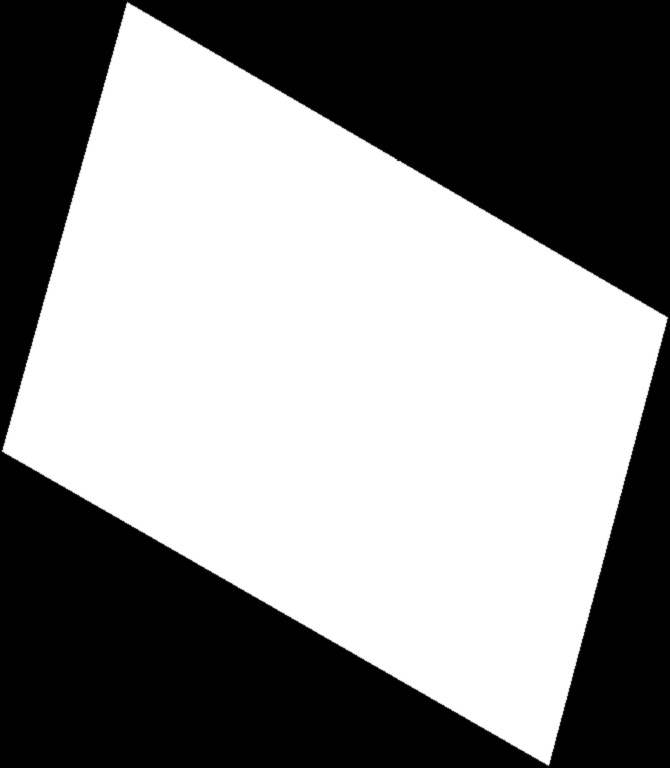
#> input picture tools/showcase-masks/laptop.png, 670 x 768 px, found by its file name; its folder holds only this picture in this run
$ python make-template-pictures.py TEMPLATE_ID laptop.png phone.png
#> lines starting #> are read from the running program, lines starting #| are printed output that depends on the picture
#!/usr/bin/env python3
"""Makes the pictures that show a template on Studio's public pages.

From two screenshots of the template's home page it writes, into
public/images/templates/TEMPLATE_ID/ and public/images/showcase/:

  card.webp                    the top of the page (its hero section), for the
                               shop's cards and the template's page
  showcase/ID-laptop.webp      the same screenshot tilted onto the landing
  showcase/ID-phone.webp       page's laptop and phone

The laptop and phone on the landing page are photos taken from an angle
(public/images/showcase/macbook-frame.webp and iphone-frame.webp, the same
ones migsflow.com uses), so the screenshot is tilted to the same angle and
trimmed to the shape of the glass.

You need two screenshots of the template's home page, from its live preview:
  - laptop: 1440 x 900 pixels
  - phone:   390 x 844 pixels

Then, in Terminal, from the MigsFlow_Studio folder:

  python3 tools/make-template-pictures.py TEMPLATE_ID laptop.png phone.png

For example:

  python3 tools/make-template-pictures.py moving-easy ~/Desktop/laptop.png ~/Desktop/phone.png

To show it on the landing page's laptop, add the id to lib/showcase.ts.

Needs the Pillow and numpy packages (pip3 install pillow numpy).
"""
import sys
from pathlib import Path

import numpy as np
from PIL import Image

ROOT = Path(__file__).resolve().parent.parent

# For each device: the size of the finished picture, and where the four
# corners of the screenshot land in it (top-left, top-right, bottom-right,
# bottom-left). Measured from the pictures made for migsflow.com.
DEVICES = {
    "laptop": {"size": (670, 768), "corners": [(126.9, 2.2), (666.9, 317.2), (548.0, 764.8), (2.1, 450.8)]},
    "phone": {"size": (161, 451), "corners": [(2.1, 88.1), (158.0, -1.7), (157.9, 362.7), (2.0, 452.8)]},
}

# Work at 3x and shrink at the end: it keeps small text and edges smooth.
SCALE = 3


def tilt_numbers(corners, width, height):
    """The 8 numbers Pillow needs to map each output pixel back to the screenshot."""
    source = [(0, 0), (width, 0), (width, height), (0, height)]
    rows, values = [], []
    for (x, y), (u, v) in zip(corners, source):
        rows.append([x, y, 1, 0, 0, 0, -u * x, -u * y])
        rows.append([0, 0, 0, x, y, 1, -v * x, -v * y])
        values += [u, v]
    return np.linalg.solve(np.array(rows, dtype=float), np.array(values, dtype=float)).tolist()


def make(kind, screenshot_path, out_path):
    device = DEVICES[kind]
    width, height = device["size"]
    shot = Image.open(screenshot_path).convert("RGB")
    big = (width * SCALE, height * SCALE)
    corners = [(x * SCALE, y * SCALE) for x, y in device["corners"]]
    tilted = shot.transform(big, Image.Transform.PERSPECTIVE, tilt_numbers(corners, *shot.size), Image.Resampling.BICUBIC)
    tilted = tilted.resize((width, height), Image.Resampling.LANCZOS).convert("RGBA")
    # The mask is the exact shape of the device's glass: white where the screen shows.
    tilted.putalpha(Image.open(ROOT / "tools" / "showcase-masks" / f"{kind}.png").convert("L"))
    tilted.save(out_path, "WEBP", quality=86, method=6)
    print("wrote", out_path.relative_to(ROOT))


def make_card(screenshot_path, out_path):
    """The top of the page at 16:10 (the shape of the shop's cards), 1200 pixels wide."""
#> called with screenshot_path = 'laptop.png'
    shot = Image.open(screenshot_path).convert("RGB")
    width = shot.width
#> width = 670
    card = shot.crop((0, 0, width, round(width * 10 / 16))).resize((1200, 750), Image.Resampling.LANCZOS)
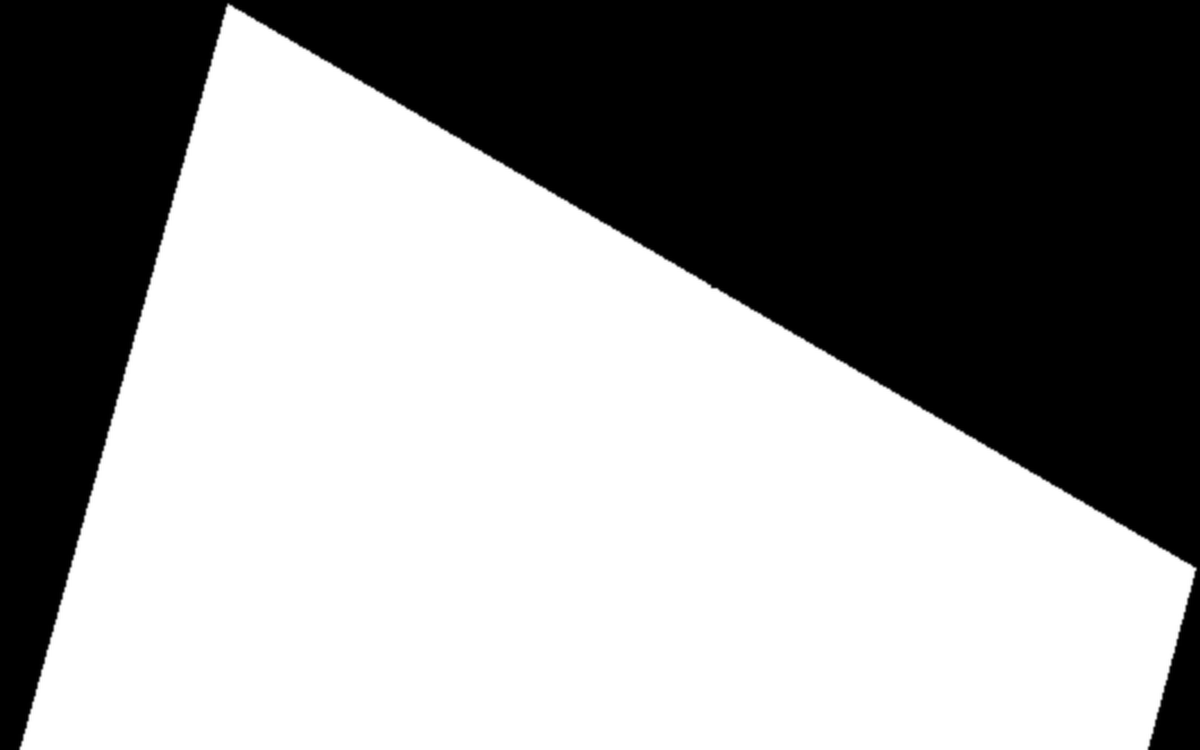
#> card: PIL image 1200x750 RGB; min 0, max 255, mean 148.1
    out_path.parent.mkdir(parents=True, exist_ok=True)
    card.save(out_path, "WEBP", quality=84, method=6)
    print("wrote", out_path.relative_to(ROOT))


def main():
    if len(sys.argv) != 4:
        sys.exit(__doc__)
    template_id, laptop, phone = sys.argv[1:]
    make_card(laptop, ROOT / "public" / "images" / "templates" / template_id / "card.webp")
    out = ROOT / "public" / "images" / "showcase"
    out.mkdir(parents=True, exist_ok=True)
    make("laptop", laptop, out / f"{template_id}-laptop.webp")
#> in make, `tilted = shot.transform(big, Image.Transform.PERSPECTIVE, tilt_numbers..`:
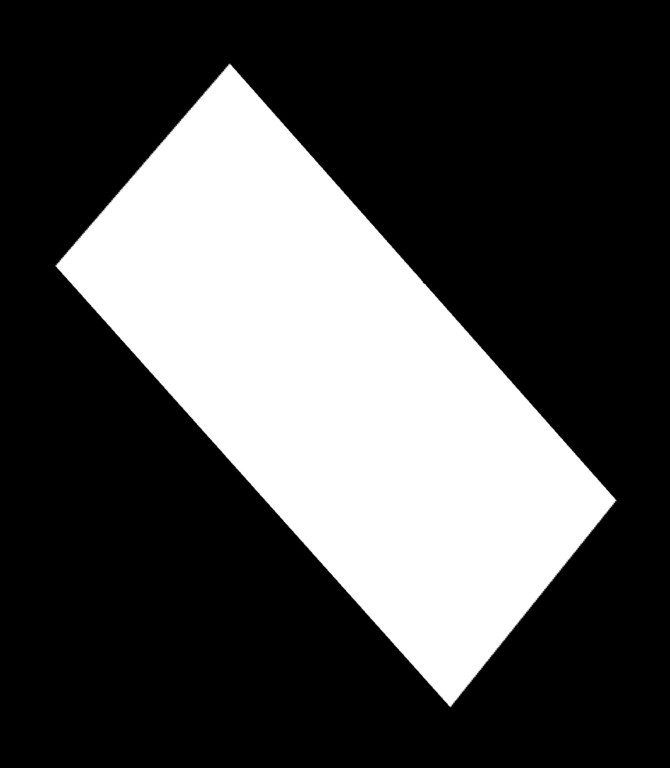
#> tilted: PIL image 2010x2304 RGB (shown at 1/3 size); min 0, max 255, mean 76.7
#> in make, `tilted = tilted.resize((width, height), Image.Resampling.LANCZOS).conv..`:
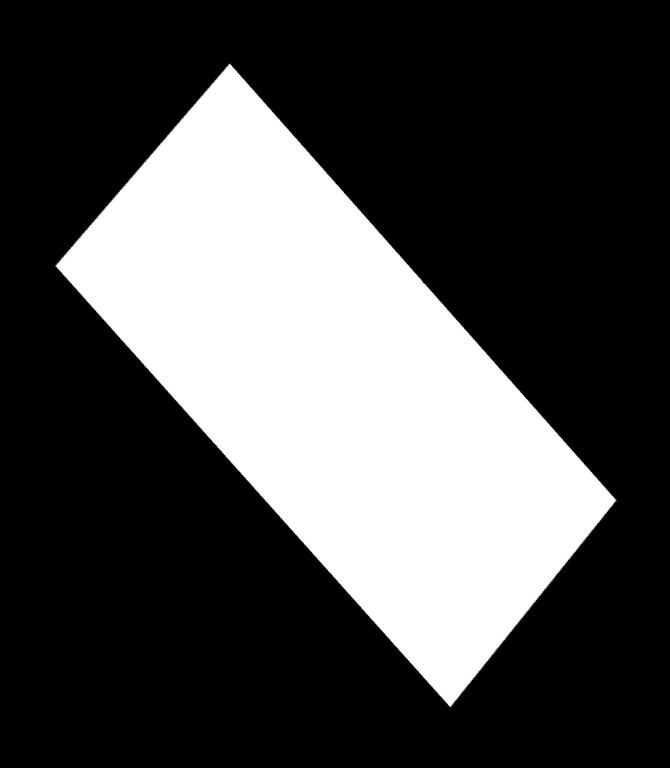
#> tilted: PIL image 670x768 RGBA; mean R, G, B, A 76.7, 76.7, 76.7, 255
#> in make, `tilted.putalpha(Image.open(ROOT / "tools" / "showcase-masks" / f"{kind..`:
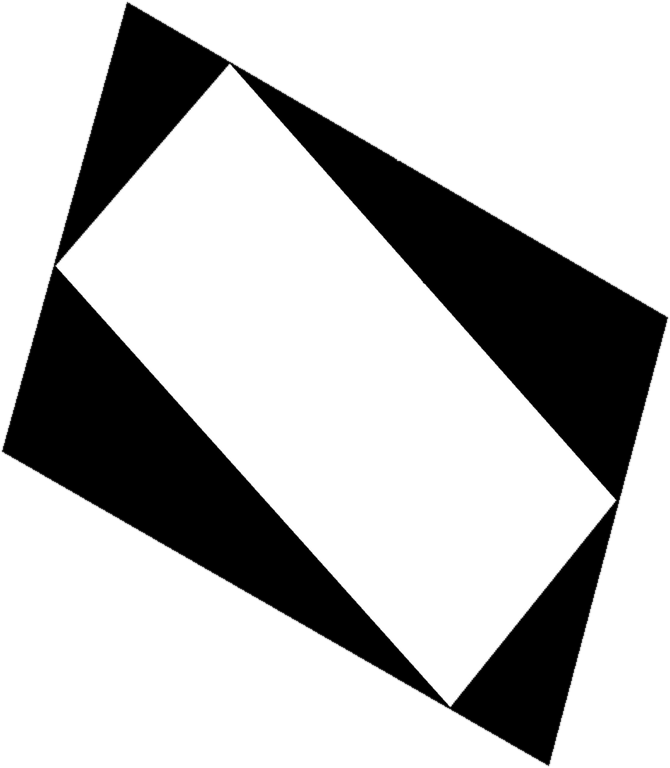
#> tilted: PIL image 670x768 RGBA; mean R, G, B, A 76.7, 76.7, 76.7, 140.1; transparent parts drawn white
    make("phone", phone, out / f"{template_id}-phone.webp")


if __name__ == "__main__":
#> (the run stopped early here; a loop or call above may not have finished)
